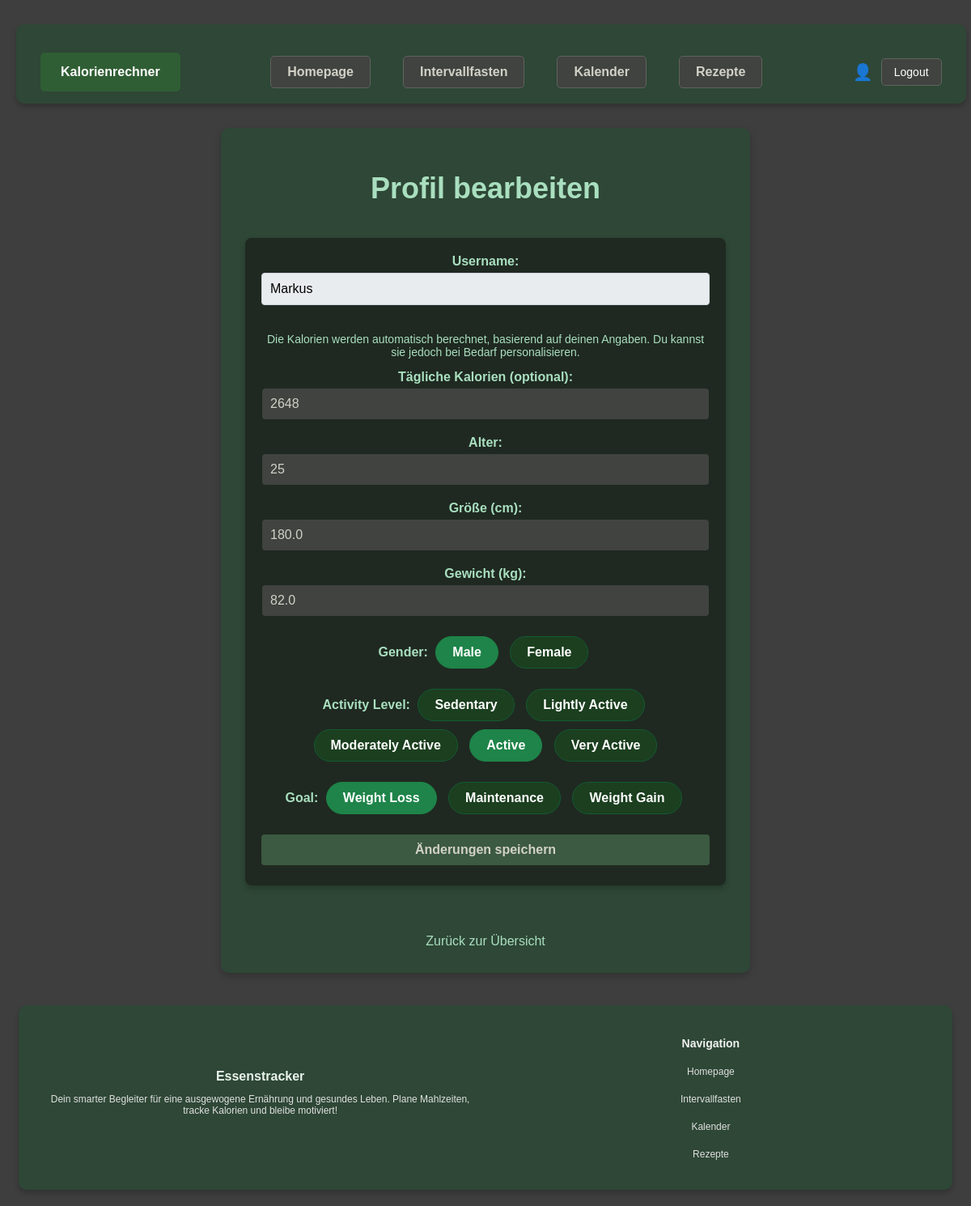
Page /trackerapp/edit-profile/ (signed in) on the earlier database version.
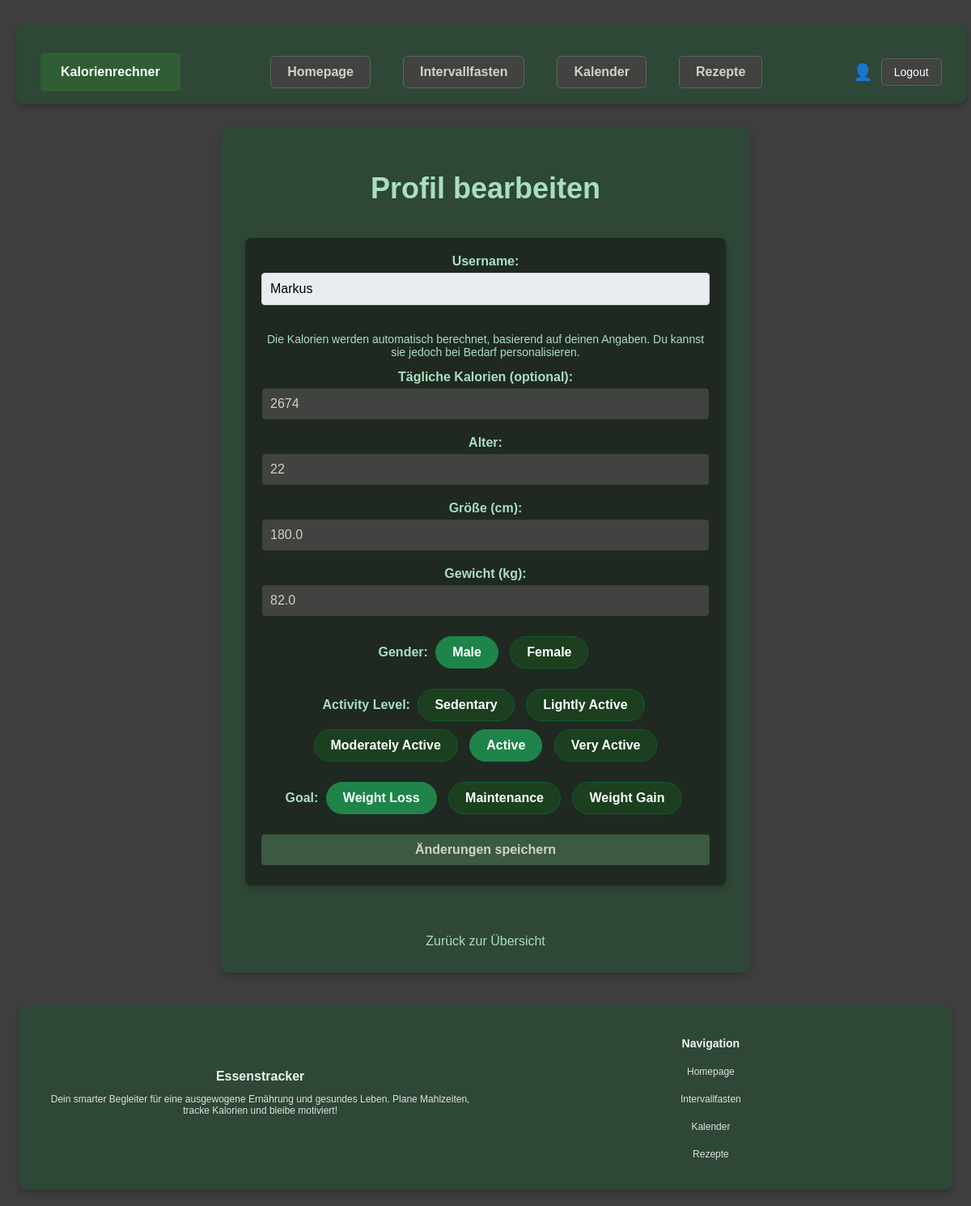
Same page on the later database version.
### trackerapp/models.py (models this page shows, shortened)
class UserProfile(models.Model):
    user = models.OneToOneField(User, on_delete=models.CASCADE)  # Verknüpfung mit User
    GENDER_CHOICES = [
        ('M', 'Male'),
        ('F', 'Female'),
    ]
    ACTIVITY_CHOICES = [
        ('sedentary', 'Sedentary'),
        ('light', 'Lightly Active'),
        ('moderate', 'Moderately Active'),
        ('active', 'Active'),
        ('very_active', 'Very Active'),
    ]
    GOAL_CHOICES = [
        ('weight_loss', 'Weight Loss'),
        ('maintenance', 'Maintenance'),
        ('weight_gain', 'Weight Gain'),
    ]
    age = models.PositiveIntegerField(default=25)  # Standardwert: 25 Jahre
    gender = models.CharField(max_length=1, choices=GENDER_CHOICES, default='M')  # Standard: Male
    height = models.FloatField(default=170.0, help_text="Height in cm")  # Standard: 170 cm
    weight = models.FloatField(default=70.0, help_text="Weight in kg")  # Standard: 70 kg
    activity = models.CharField(max_length=20, choices=ACTIVITY_CHOICES, default='sedentary')  # Standard: Sedentary
    goal = models.CharField(max_length=20, choices=GOAL_CHOICES, default='maintenance')  # Standard: Maintenance
    daily_calories = models.PositiveIntegerField(default=2000)  # Standard: 2000 kcal
    daily_carbohydrates = models.PositiveIntegerField(default=250, help_text="Daily Carbohydrates in grams")  # Standard: 250 g
    daily_proteins = models.PositiveIntegerField(default=75, help_text="Daily Proteins in grams")  # Standard: 75 g
    daily_fats = models.PositiveIntegerField(default=70, help_text="Daily Fats in grams")  # Standard: 70 g

### trackerapp/views.py (the view)
# urls.py: path('trackerapp/edit-profile/', trackerapp_views.edit_profile, name='edit_profile'),
@login_required
def edit_profile(request):
    try:
        user_profile = UserProfile.objects.get(user=request.user)
        if request.method == 'POST':
            form = UserProfileForm(request.POST, instance=user_profile)
            if form.is_valid():
                form.save()
                daily_calories = user_profile.daily_calories
                carbohydrates = user_profile.daily_carbohydrates
                protein = user_profile.daily_proteins
                fat = user_profile.daily_fats
                daily_food_entry = DailyFood.objects.filter(user=request.user, day=now().date()).first()
                if not daily_food_entry:  # Kein Eintrag für den aktuellen Tag
                    DailyFood.objects.create(
                        user=request.user,
                        day=now().date(),
                        daily_calorie_target=daily_calories,
                        carbohydrates=carbohydrates,
                        protein=protein,
                        fat=fat,
                        calories_eaten=0,
                        fat_eaten=0,
                        carbohydrates_eaten=0,
                        protein_eaten=0,
                        calories_burned=0,
                        calorie_result=0,
                    )
                else:  # Es gibt einen Eintrag für den aktuellen Tag
                    daily_food_entry.daily_calorie_target = daily_calories
                    daily_food_entry.carbohydrates = carbohydrates
                    daily_food_entry.protein = protein
                    daily_food_entry.fat = fat
                    daily_food_entry.save()
                messages.success(request, 'Profil erfolgreich aktualisiert und DailyFood-Werte gespeichert!')
                return redirect('trackerapp')
        else:
            form = UserProfileForm(instance=user_profile)
    except UserProfile.DoesNotExist:
        form = UserProfileForm()
    return render(request, 'edit_profile.html', {'form': form})

### trackerapp/forms.py
class UserProfileForm(forms.ModelForm):
    class Meta:
        model = UserProfile
        fields = ['age', 'gender', 'height', 'weight', 'activity', 'goal', 'daily_calories']
        widgets = {
            'gender': forms.RadioSelect,
            'activity': forms.RadioSelect,
            'goal': forms.RadioSelect,
        }
        labels = {
            'age': 'Alter',
            'gender': 'Geschlecht',
            'height': 'Größe (cm)',
            'weight': 'Gewicht (kg)',
            'activity': 'Aktivitätslevel',
            'goal': 'Ziel',
            'daily_calories': 'Tägliche Kalorien (optional)',
        }
    def __init__(self, *args, **kwargs):
        super().__init__(*args, **kwargs)
        self.fields['gender'].choices = [
            (choice[0], choice[1]) for choice in self.fields['gender'].choices if choice[0] != ''
        ]
        self.fields['activity'].choices = [
            (choice[0], choice[1]) for choice in self.fields['activity'].choices if choice[0] != ''
        ]
        self.fields['goal'].choices = [
            (choice[0], choice[1]) for choice in self.fields['goal'].choices if choice[0] != ''
        ]

### trackerapp/templates/edit_profile.html (shortened to what this page needs)
{% extends 'base.html' %}
{% block content %}
<div class="container">
    <h1>Profil bearbeiten</h1>
    <form method="POST">
        <div>
            <label for="username">Username:</label>
            <input type="text" id="username" name="username" value="{{ form.username.initial|default:user.username }}" class="readonly" readonly>
        </div>
        <div>
            <p style="font-size: 14px; color: #A9DFBF;">
                Die Kalorien werden automatisch berechnet, basierend auf deinen Angaben. Du kannst sie jedoch bei Bedarf personalisieren.
            </p>
            {{ form.daily_calories.label_tag }}
            {{ form.daily_calories }}
        </div>
        <div>
            {{ form.age.label_tag }}
            {{ form.age }}
        </div>
        <div>
            {{ form.height.label_tag }}
            {{ form.height }}
        </div>
        <div>
            {{ form.weight.label_tag }}
            {{ form.weight }}
        </div>
        <div class="chip-group">
            <label>Gender:</label>
            {% for choice in form.gender.field.choices %}
                <label for="gender_{{ forloop.counter }}" class="chip">{{ choice.1 }}</label>
            {% endfor %}
        </div>
        <div class="chip-group">
            <label>Activity Level:</label>
            {% for choice in form.activity.field.choices %}
                <label for="activity_{{ forloop.counter }}" class="chip">{{ choice.1 }}</label>
            {% endfor %}
        </div>
        <div class="chip-group">
            <label>Goal:</label>
            {% for choice in form.goal.field.choices %}
                <label for="goal_{{ forloop.counter }}" class="chip">{{ choice.1 }}</label>
            {% endfor %}
        </div>
        <button type="submit">Änderungen speichern</button>
    </form>
    <a href="{% url 'trackerapp' %}">Zurück zur Übersicht</a>
</div>
{% endblock %}

Differences in the rows shown:
changed UserProfile: daily_calories "2648" → "2674"; age "25" → "22"
